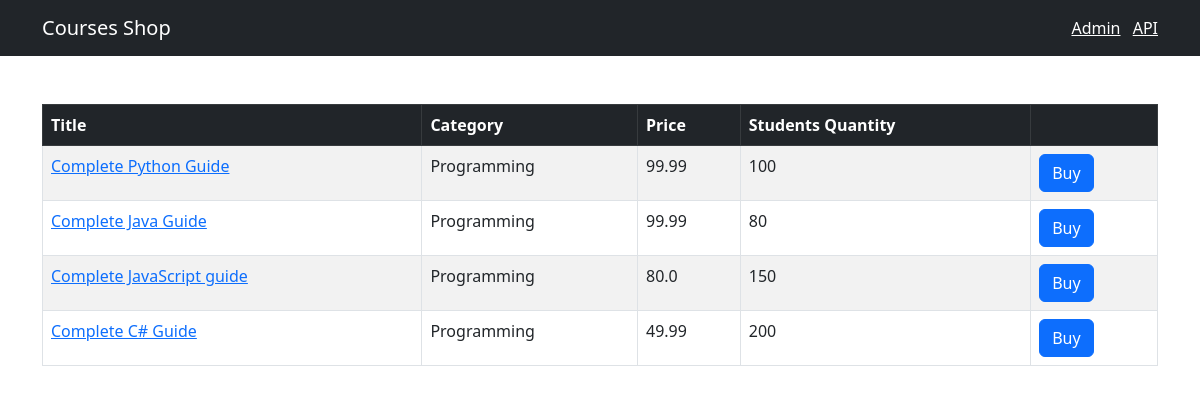
The app's page /shop/ with its own data.
### shop/models.py (models this page shows, shortened)
class Course(models.Model):
    title = models.CharField(max_length=255)
    price = models.FloatField()
    students_qty = models.IntegerField()
    reviews_qty = models.IntegerField()
    category = models.ForeignKey(Category, on_delete=models.CASCADE)
    created_at = models.DateTimeField(default=timezone.now)

class Category(models.Model):
    title = models.CharField(max_length=255)
    created_at = models.DateTimeField(default=timezone.now)
    def __str__(self):
        return self.title

### shop/views.py (the view)
# urls.py: path('', views.index, name='index'),
def index(request):
    courses = Course.objects.all()
    return render(request, 'shop/courses.html', {'courses': courses})

### templates/shop/courses.html (shortened to what this page needs)
{% extends 'base.html' %}
{% block content %}
<table class="table mt-5 table-bordered table-striped table-hover">
    <thead class="table-dark">
        <tr>
            <th>Title</th>
            <th>Category</th>
            <th>Price</th>
            <th>Students Quantity</th>
            <th></th>
        </tr>
    </thead>
    <tbody>
        {% for course in courses %}
        <tr>
            <td>
                <a href="{% url 'shop:single_course' course.id %}">{{ course.title }}</a>
            </td>
            <td>{{ course.category }}</td>
            <td>{{ course.price }}</td>
            <td>{{ course.students_qty }}</td>
            <td><button class="btn btn-primary">Buy</button></td>
        </tr>
        {% endfor %}
    </tbody>
</table>
{% endblock %}

### templates/base.html (shortened to what this page needs)
<!DOCTYPE html>
<html lang="en">
<head>
    <link href="https://cdn.jsdelivr.net/npm/bootstrap@5.3.0-alpha1/dist/css/bootstrap.min.css" rel="stylesheet">
</head>
<body>
    <nav class="navbar navbar-dark bg-dark">
        <div class="container">
            <a href={% url "shop:index" %} class="navbar-brand">Courses Shop</a>
            <span class="navbar-text">
                <a href="/admin/" class="me-2" target="_blank">Admin</a>
                <a href="/api/v1/" target="_blank">API</a>
            </span>
        </div>
    </nav>
    <main class="container">
        {% block content %}
        {% endblock %}
    </main>
</body>
</html>

### records on screen
Course: title "Complete Python Guide", category "Programming", price "99.99", students_qty "100"
Course: title "Complete Java Guide", category "Programming", price "99.99", students_qty "80"
Course: title "Complete JavaScript guide", category "Programming", price "80.0", students_qty "150"
Course: title "Complete C# Guide", category "Programming", price "49.99", students_qty "200"
